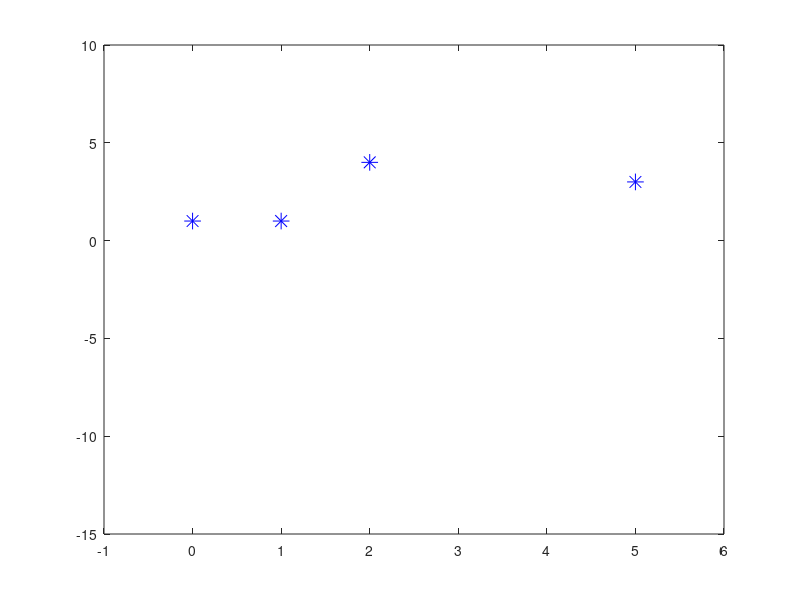

This figure's MATLAB source: (Note: this script raises an error after producing the figure.)
%.----------------------
%      interpol1.m
% 
% berechnet ein spezielles Interpolations
% problem. Suche p aus P_3, das durch
% (0,1), (1,1), (2,4), (5,3)
% verlaeuft
%-------------------------------

% Darstellen des Problems
plot([0 1 2 5], [1 1 4 3],'b*','MarkerSize',12);
axis([-1 6 -15 10]),
hold on;

% Aufstellen des lin GLS
A=[1 0 0 0; 1 1 1 1; 1 2 4 8; 1 5 25 125];
b=[1;1;4;3];

% Loesen des lin GLS
p=A\b;

% Darstellen der Loesung
x=linspace(-1,6,100);
y=ausw_poly2(p',x);
plot(x,y,'r-','LineWidth',2)